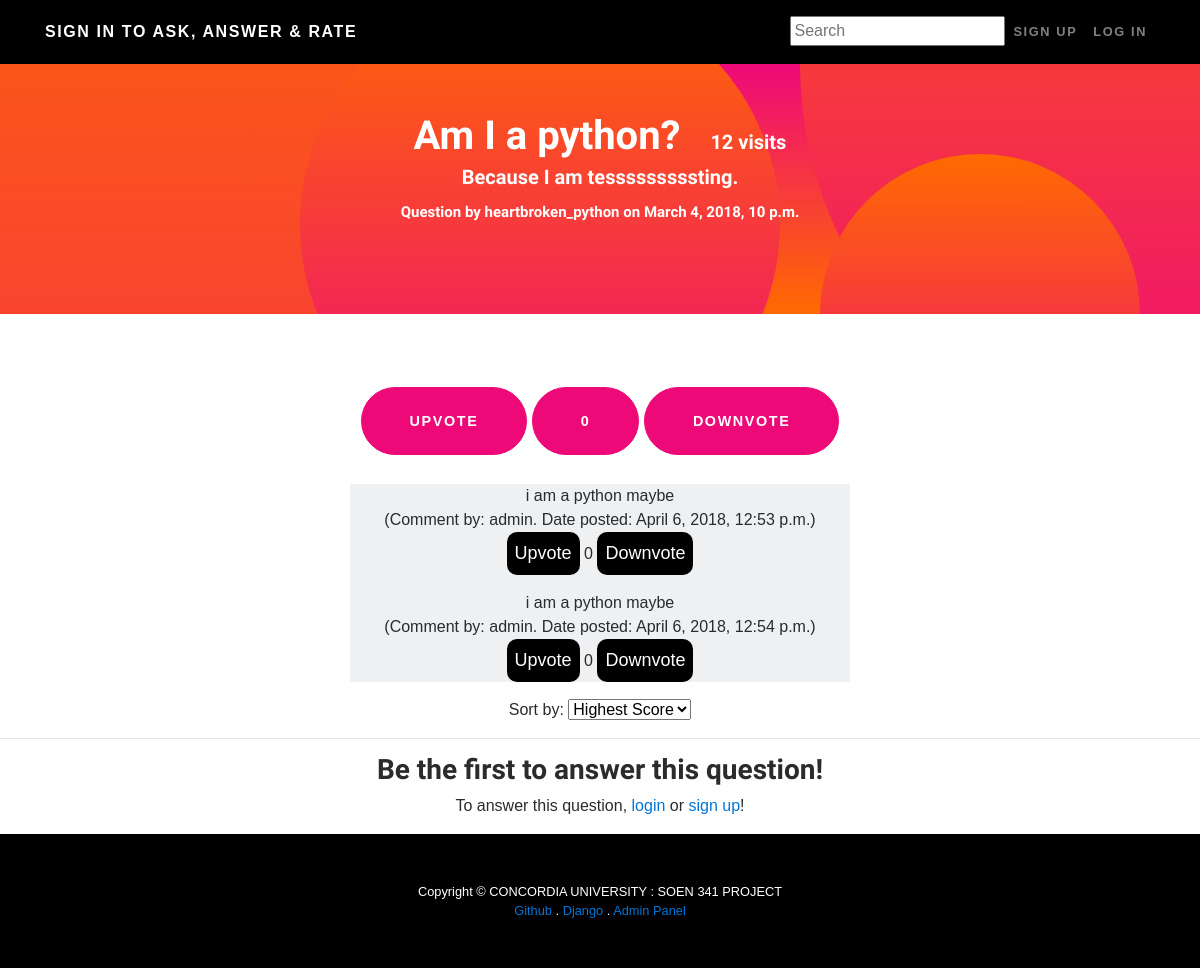
/questions/5/, run on the app's committed database.
### qa_web/models.py (models this page shows, shortened)
class Post(models.Model):
    content = models.TextField(null=True)
    owner = models.ForeignKey(settings.AUTH_USER_MODEL,
                              null=True, on_delete=models.SET_NULL)
    creation_date = models.DateTimeField(auto_now_add=True)
    upvotes = models.IntegerField(default=0)
    downvotes = models.IntegerField(default=0)
    class Meta:
        abstract = True
    @property
    def score(self):
        return self.upvotes - self.downvotes

class Question(Post):
    title = models.CharField(max_length=300, null=True)
    visits = models.IntegerField(default=0)
    voters = models.ManyToManyField(
        settings.AUTH_USER_MODEL, related_name='q_voters', through='Vote')
    tag = TaggableManager(blank=True)

class User(AbstractUser):
    age = models.IntegerField(null=True)
    birthday = models.DateField(null=True)
    motherland = models.TextField(max_length=100, null=True)
    school = models.TextField(max_length=100, null=True)
    major = models.CharField(max_length=50, null=True)
    city = models.TextField(max_length=100, null=True)
    image = models.ImageField(upload_to='profile_img', blank=True)

class Comment(Post):
    question = models.ForeignKey(Question, null=True, on_delete=models.CASCADE)
    answer = models.ForeignKey(Answer, null=True, on_delete=models.CASCADE)
    voters = models.ManyToManyField(
        settings.AUTH_USER_MODEL, related_name='c_voters', through='Vote')

### qa_web/views/question_operations.py (the view, shortened to what this page needs)
# urls.py: path('questions/<int:id_>/', views.answers, name='answers'),
def answers(request, id_):
    question = get_object_or_404(Question, pk=id_)
    answer_id = [int(key.replace('select_', ''))
                 for key in request.POST.keys() if key.startswith('select_')]
    if request.method == 'POST' and 'answer_form' in request.POST:
        form = AnswersForm(request.POST)
        if form.is_valid():
            Answer.objects.create(
                content=request.POST['content'], owner=request.user,
                question=question)
    elif request.method == 'POST' and 'deselect' in request.POST and \
            question.owner.id == request.user.id:
        update_answer = Answer.objects.filter(
            question=question, correct_answer=True).last()
        update_answer.correct_answer = False
        update_answer.save()
    elif answer_id and question.owner.id == request.user.id:
        update_answer = Answer.objects.get(id=answer_id[0])
        update_answer.correct_answer = True
        update_answer.save()
    elif request.method == 'POST' and 'comment_form_question' in request.POST:
        comment = Comment(content=request.POST['content'],
                          owner=request.user, question=question)
        comment.save()
    if request.method == 'POST' and 'sort_by_form_select' in request.POST:
        initial_select_value = request.POST['sort_by_form_select']
        if request.POST['sort_by_form_select'] == 'lowestScore':
            q_answers = Answer.objects.filter(question=question,
                                              correct_answer=False)\
                .annotate(points=F('upvotes') - F('downvotes'))\
                .order_by('points')
        elif request.POST['sort_by_form_select'] == 'highestScore':
            q_answers = Answer.objects.filter(question=question,
                                              correct_answer=False)\
                .annotate(points=F('upvotes') - F('downvotes'))\
                .order_by('-points')
        elif request.POST['sort_by_form_select'] == 'leastRecent':
            q_answers = Answer.objects.filter(
                question=question, correct_answer=False) \
                .order_by('creation_date')
        else:  # Most Recent
            q_answers = Answer.objects.filter(
                question=question, correct_answer=False) \
                .order_by('-creation_date')
    else:
        initial_select_value = "highestScore"
        q_answers = Answer.objects.filter(question=question,
                                          correct_answer=False)\
            .annotate(points=F('upvotes') - F('downvotes')).order_by('-points')
    q_best_answer = Answer.objects.filter(question=question,
                                          correct_answer=True)
    q_comments = Comment.objects.filter(question=question)
    a_comments = Comment.objects.filter(answer__question=question)
    if request.user.is_authenticated:
        vote_on_q = Vote.objects.filter(user=request.user, question=question)
        votes_on_answers = Vote.objects.filter(user=request.user,
                                               answer__in=q_answers)
        vote_on_best_answer = Vote.objects.filter(user=request.user,
                                                  answer_id=q_best_answer[0].id\
                                                      if len(q_best_answer)\
                                                      else -1)
        votes_on_q_comments = Vote.objects.filter(user=request.user,
                                                  comment__in=q_comments)
        votes_on_a_comments = Vote.objects.filter(user=request.user,
                                                  comment__in=a_comments)
        pos_vote_q = len(vote_on_q) and vote_on_q[0].positive
        neg_vote_q = len(vote_on_q) and not vote_on_q[0].positive
        pos_vote_a = [v.answer.id for v in list(votes_on_answers) \
                      + list(vote_on_best_answer) if v.positive]
        neg_vote_a = [v.answer.id for v in list(votes_on_answers) \
                      + list(vote_on_best_answer) if not v.positive]
        pos_vote_c = [v.comment.id for v in list(votes_on_a_comments) \
                      + list(votes_on_q_comments) if v.positive]
        neg_vote_c = [v.comment.id for v in list(votes_on_a_comments) \
                      + list(votes_on_q_comments) if not v.positive]
    else:
        pos_vote_a, pos_vote_c, pos_vote_q = [], [], False
        neg_vote_a, neg_vote_c, neg_vote_q = [], [], False
    if request.user.is_authenticated:
        question.visits += 1
        question.save()
    if len(q_best_answer) > 0:
        q_best_answer = q_best_answer.last()
    return render(request, 'qa_web/question_thread.html',
                  {'currentQuestion': question, 'answers': q_answers,
                   'bestAnswer': q_best_answer, 'q_comments': q_comments,
                   'a_comments': a_comments,
                   'initial_select_value': initial_select_value,
                   'pos_v_q': pos_vote_q, 'neg_v_q': neg_vote_q,
                   'pos_v_a': pos_vote_a, 'neg_v_a': neg_vote_a,
                   'pos_v_c': pos_vote_c, 'neg_v_c': neg_vote_c})

### qa_web/templates/qa_web/question_thread.html (shortened to what this page needs)
{% extends "qa_web/base.html" %}
{% load static %}
{% block styles %}
    <link rel="stylesheet" href="{% static 'css/pagedown.css' %}" />
    <link rel="stylesheet" href="{% static 'css/base.css' %}" />
{% endblock %}
{% block header %}
    <div class="masthead-content">
        <div class="container" id="question">
            <h1  class="a-head_q">
                <span id="title_question">
                    <b>{{ currentQuestion.title }}</b>
                </span> &nbsp;
                <span class="a-head_v">
                    {{ currentQuestion.visits }} visits
                </span>
            </h1>
            <h5 class="masthead-subheading mb-0">
                <p><span class="marked a-head_d" id="content_question">{{ currentQuestion.content }}</span></p>
            </h5>
            <h6 class='a-head_o'>
                Question by {{ currentQuestion.owner }} on
                {{ currentQuestion.creation_date }}
            </h6>
        </div>
    </div>
{% endblock %}
{% block content %}
    <br>
    <table>
        <tr>
            <td>
                <a id='upvote_{{ currentQuestion.id }}_question' class="{% if pos_v_q %}voted{% endif %}">
                    <button class="btn btn-primary btn-xl
                                 rounded-pill mt-5">Upvote</button>
                </a>
                <span class="btn btn-primary btn-xl rounded-pill mt-5" id='score_{{ currentQuestion.id }}_question'>
                    {{ currentQuestion.score }}
                </span>
                <a id='downvote_{{ currentQuestion.id }}_question' class="{% if neg_v_q %}voted{% endif %}">
                    <button class="btn btn-primary btn-xl
                                 rounded-pill mt-5">Downvote</button>
                </a>
            </td>
        </tr>
        <tr>
            <td align='center'>
            </td>
        </tr>
        <tr>
            <td align='center'>
            </td>
        </tr>
    </table><br>
    <div class='comments'>
        {% for comment in q_comments %}
            <p>
                <span class="marked">{{ comment.content }}</span>
                (Comment by: {{ comment.owner }}. Date posted: {{ comment.creation_date }})
                <a id='upvote_{{ comment.id }}_comment'
                    class="{% if comment.id in pos_v_c %}voted{% endif %}">
                    <button>Upvote</button>
                </a>
                <span id='score_{{ comment.id }}_comment'>
                    {{ comment.score }}
                </span>
                <a id='downvote_{{ comment.id }}_comment'
                    class="{% if comment.id in neg_v_c %}voted{% endif %}">
                    <button>Downvote</button>
                </a>
            </p>
        {% endfor %}
    </div>
    <div>
            <form id="sort_by_form" method="POST">
                Sort by:
                <select name="sort_by_form_select" id="selectSortBy"
                    selected="{{ initial_select_value }}" onchange="this.form.submit()">
                {% if initial_select_value == "highestScore" %}
                    <option value="highestScore" selected="selected">
                        Highest Score
                    </option>
                {% else %}
                    <option value="highestScore">Highest Score</option>
                {% endif %}
            </select>
        </form>
        <hr>
    </div>
    {% for answer in answers %}
    <div class='all-answers'>
        <form class="answers" id="select{{ answer.id }}_form" method="post">
            {% csrf_token %}
            <p><span class="marked" id="content_answer_{{ answer.id }}">{{ answer.content }}</span></p>
            {% if user.is_authenticated and user == currentQuestion.owner and not bestAnswer %}
                <input type = "submit" name="select_{{ answer.id }}"
                    value="Select as Best Answer"/>
            {% endif %}
            <h6>Answer by {{ answer.owner }} on {{ answer.creation_date }}</h6>
        </form>
        <a id='upvote_{{ answer.id }}_answer'
           class="{% if answer.id in pos_v_a %}voted{% endif %}">
            <button>Upvote</button>
        </a>
        <span id='score_{{ answer.id }}_answer'>{{ answer.score }}</span>
         <a id='downvote_{{ answer.id }}_answer'
            class="{% if answer.id in neg_v_a %}voted{% endif %}">
             <button>Downvote</button>
         </a><br><br>
        {% if user.is_authenticated and answer.owner.id == user.id %}
            <a href="./edit_answers/{{ answer.id }}">
                <button>Edit Answer</button>
            </a>
        {% endif %}
        </div><br>
        {% for comment in a_comments %}
             {% if comment.answer.id == answer.id %}
             <div class='comments'>
                <span class="marked">{{ comment.content }}</span>
                <h6>(Comment by: {{ comment.owner }}.
                    Date posted: {{ comment.creation_date }})<br>
                    <a id='upvote_{{ comment.id }}_comment'
                       class="{% if comment.id in pos_v_c %}voted{% endif %}">
                        <button>Upvote</button>
                    </a>
                    <span id='score_{{ comment.id }}_comment'>
                        {{ comment.score }}
                    </span>
                    <a id='downvote_{{ comment.id }}_comment'
                       class="{% if comment.id in neg_v_c %}voted{% endif %}">
                        <button>Downvote</button>
                    </a><br><br>
                </h6>
            </div>
             {% endif %}
        {% endfor %}
        {% if user.is_authenticated %}
            <button type="button" id="postCanswer_{{ answer.id }}"
                data-toggle="modal" data-target="#formModal">
                Post comment!
            </button>
        {% endif %}
        <hr>
    {% empty %}
        <h3>Be the first to answer this question!</h3>
    {% endfor %}
    </div>
    {% if user.is_authenticated %}
    <div align='center'>
        <button type="button" id="postA" data-toggle="modal"
            data-target="#formModal">
            Got Answers!? Click here to share them!
        </button>
    </div><br>
    {% else %}
        <p align='center'>To answer this question,
            <a href="/login">login</a> or <a href="/signup">sign up</a>!
        </p>
    {% endif %}
{% endblock %}

### data on the page
Question: title "Am I a python?", visits "12", owner "heartbroken_python", creation_date "March 4, 2018, 10 p.m.", score "0"
Comment: owner "admin", creation_date "April 6, 2018, 12:53 p.m.", score "0"
Comment: owner "admin", creation_date "April 6, 2018, 12:54 p.m.", score "0"
